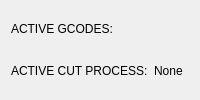
           <widget class="QWidget" name="widget_27" native="true">
            <property name="sizePolicy">
             <sizepolicy hsizetype="Preferred" vsizetype="Preferred">
              <horstretch>0</horstretch>
              <verstretch>0</verstretch>
             </sizepolicy>
            </property>
            <property name="minimumSize">
             <size>
              <width>0</width>
              <height>0</height>
             </size>
            </property>
            <layout class="QGridLayout" name="gridLayout_32">
             <item row="0" column="0">
              <widget class="QLabel" name="label_90">
               <property name="text">
                <string>ACTIVE GCODES:</string>
               </property>
              </widget>
             </item>
             <item row="0" column="1" colspan="2">
              <widget class="StatusLabel" name="statuslabel">
               <property name="wordWrap">
                <bool>true</bool>
               </property>
               <property name="rules" stdset="0">
                <string>[{&quot;name&quot;: &quot;active_gcodes&quot;, &quot;property&quot;: &quot;Text&quot;, &quot;expression&quot;: &quot;ch[0]&quot;, &quot;channels&quot;: [{&quot;url&quot;: &quot;status:gcodes?string&quot;, &quot;trigger&quot;: true}]}]</string>
               </property>
              </widget>
             </item>
             <item row="1" column="0">
              <widget class="QLabel" name="label_91">
               <property name="text">
                <string>ACTIVE CUT PROCESS:</string>
               </property>
              </widget>
             </item>
             <item row="1" column="1" colspan="2">
              <widget class="QLabel" name="lbl_process_name">
               <property name="text">
                <string>None</string>
               </property>
              </widget>
             </item>
            </layout>
           </widget>
